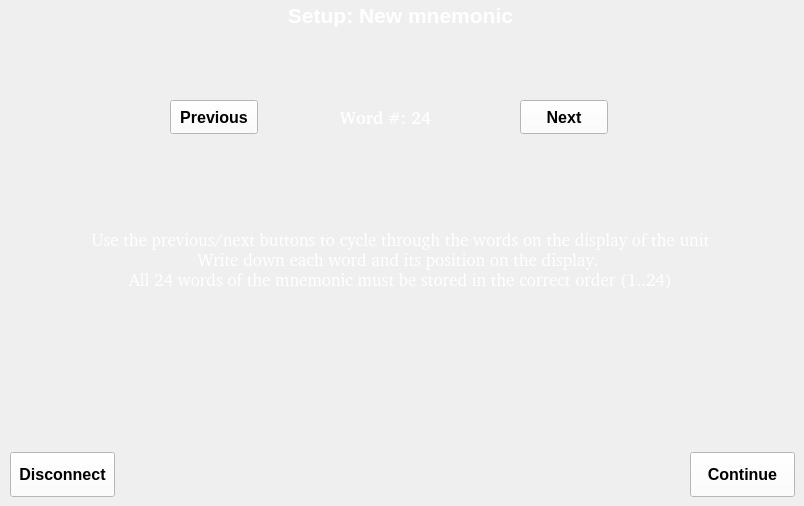
    <widget class="QWidget" name="pageSetupMnemonic3">
     <widget class="QLabel" name="label_13">
      <property name="geometry">
       <rect>
        <x>10</x>
        <y>0</y>
        <width>781</width>
        <height>31</height>
       </rect>
      </property>
      <property name="font">
       <font>
        <pointsize>16</pointsize>
        <weight>75</weight>
        <bold>true</bold>
       </font>
      </property>
      <property name="styleSheet">
       <string notr="true">color: rgb(255, 255, 255);</string>
      </property>
      <property name="text">
       <string>Setup: New mnemonic</string>
      </property>
      <property name="alignment">
       <set>Qt::AlignCenter</set>
      </property>
     </widget>
     <widget class="QLabel" name="lbSetupMnemonicHeading">
      <property name="geometry">
       <rect>
        <x>10</x>
        <y>50</y>
        <width>781</width>
        <height>20</height>
       </rect>
      </property>
      <property name="font">
       <font>
        <family>Nimbus Sans [UKWN]</family>
        <pointsize>14</pointsize>
        <weight>75</weight>
        <bold>true</bold>
       </font>
      </property>
      <property name="styleSheet">
       <string notr="true">color: rgb(255, 255, 255);</string>
      </property>
      <property name="text">
       <string/>
      </property>
      <property name="alignment">
       <set>Qt::AlignCenter</set>
      </property>
     </widget>
     <widget class="QLabel" name="label_14">
      <property name="geometry">
       <rect>
        <x>10</x>
        <y>230</y>
        <width>781</width>
        <height>20</height>
       </rect>
      </property>
      <property name="font">
       <font>
        <family>Nimbus Sans [UKWN]</family>
        <pointsize>13</pointsize>
        <weight>50</weight>
        <bold>false</bold>
       </font>
      </property>
      <property name="styleSheet">
       <string notr="true">color: rgb(255, 255, 255);</string>
      </property>
      <property name="text">
       <string>Use the previous/next buttons to cycle through the words on the display of the unit</string>
      </property>
      <property name="alignment">
       <set>Qt::AlignCenter</set>
      </property>
     </widget>
     <widget class="QPushButton" name="btSetupMnemonic3_Previous">
      <property name="geometry">
       <rect>
        <x>170</x>
        <y>100</y>
        <width>88</width>
        <height>34</height>
       </rect>
      </property>
      <property name="font">
       <font>
        <pointsize>12</pointsize>
        <weight>75</weight>
        <bold>true</bold>
       </font>
      </property>
      <property name="styleSheet">
       <string notr="true">background-color: rgba(255, 255, 255, 255);</string>
      </property>
      <property name="text">
       <string>Previous</string>
      </property>
     </widget>
     <widget class="QPushButton" name="btSetupMnemonic3_Next">
      <property name="geometry">
       <rect>
        <x>520</x>
        <y>100</y>
        <width>88</width>
        <height>34</height>
       </rect>
      </property>
      <property name="font">
       <font>
        <pointsize>12</pointsize>
        <weight>75</weight>
        <bold>true</bold>
       </font>
      </property>
      <property name="styleSheet">
       <string notr="true">background-color: rgba(255, 255, 255, 255);</string>
      </property>
      <property name="text">
       <string>Next</string>
      </property>
     </widget>
     <widget class="QLabel" name="label_20">
      <property name="geometry">
       <rect>
        <x>10</x>
        <y>250</y>
        <width>781</width>
        <height>20</height>
       </rect>
      </property>
      <property name="font">
       <font>
        <family>Nimbus Sans [UKWN]</family>
        <pointsize>13</pointsize>
        <weight>50</weight>
        <bold>false</bold>
       </font>
      </property>
      <property name="styleSheet">
       <string notr="true">color: rgb(255, 255, 255);</string>
      </property>
      <property name="text">
       <string>Write down each word and its position on the display. </string>
      </property>
      <property name="alignment">
       <set>Qt::AlignCenter</set>
      </property>
     </widget>
     <widget class="QLabel" name="label_15">
      <property name="geometry">
       <rect>
        <x>10</x>
        <y>270</y>
        <width>781</width>
        <height>20</height>
       </rect>
      </property>
      <property name="font">
       <font>
        <family>Nimbus Sans [UKWN]</family>
        <pointsize>13</pointsize>
        <weight>50</weight>
        <bold>false</bold>
       </font>
      </property>
      <property name="styleSheet">
       <string notr="true">color: rgb(255, 255, 255);</string>
      </property>
      <property name="text">
       <string>All 24 words of the mnemonic must be stored in the correct order (1..24)</string>
      </property>
      <property name="alignment">
       <set>Qt::AlignCenter</set>
      </property>
     </widget>
     <widget class="QLabel" name="lbSetupMnemonicCurrentWord">
      <property name="geometry">
       <rect>
        <x>340</x>
        <y>102</y>
        <width>91</width>
        <height>31</height>
       </rect>
      </property>
      <property name="font">
       <font>
        <family>Nimbus Sans [UKWN]</family>
        <pointsize>13</pointsize>
        <weight>75</weight>
        <bold>true</bold>
       </font>
      </property>
      <property name="styleSheet">
       <string notr="true">color: rgb(255, 255, 255);</string>
      </property>
      <property name="text">
       <string>Word #: 24</string>
      </property>
      <property name="alignment">
       <set>Qt::AlignCenter</set>
      </property>
     </widget>
     <widget class="QPushButton" name="btSetupMnemonic3_Cancel">
      <property name="geometry">
       <rect>
        <x>10</x>
        <y>452</y>
        <width>105</width>
        <height>45</height>
       </rect>
      </property>
      <property name="sizePolicy">
       <sizepolicy hsizetype="Minimum" vsizetype="Fixed">
        <horstretch>0</horstretch>
        <verstretch>0</verstretch>
       </sizepolicy>
      </property>
      <property name="minimumSize">
       <size>
        <width>105</width>
        <height>45</height>
       </size>
      </property>
      <property name="maximumSize">
       <size>
        <width>105</width>
        <height>45</height>
       </size>
      </property>
      <property name="font">
       <font>
        <pointsize>12</pointsize>
        <weight>75</weight>
        <bold>true</bold>
       </font>
      </property>
      <property name="styleSheet">
       <string notr="true">background-color: rgba(255, 255, 255, 255);</string>
      </property>
      <property name="text">
       <string>Disconnect</string>
      </property>
     </widget>
     <widget class="QPushButton" name="btSetupMnemonic3">
      <property name="geometry">
       <rect>
        <x>690</x>
        <y>452</y>
        <width>105</width>
        <height>45</height>
       </rect>
      </property>
      <property name="minimumSize">
       <size>
        <width>105</width>
        <height>45</height>
       </size>
      </property>
      <property name="maximumSize">
       <size>
        <width>105</width>
        <height>45</height>
       </size>
      </property>
      <property name="font">
       <font>
        <pointsize>12</pointsize>
        <weight>75</weight>
        <bold>true</bold>
       </font>
      </property>
      <property name="styleSheet">
       <string notr="true">background-color: rgba(255, 255, 255, 255);</string>
      </property>
      <property name="text">
       <string>Continue</string>
      </property>
     </widget>
    </widget>
